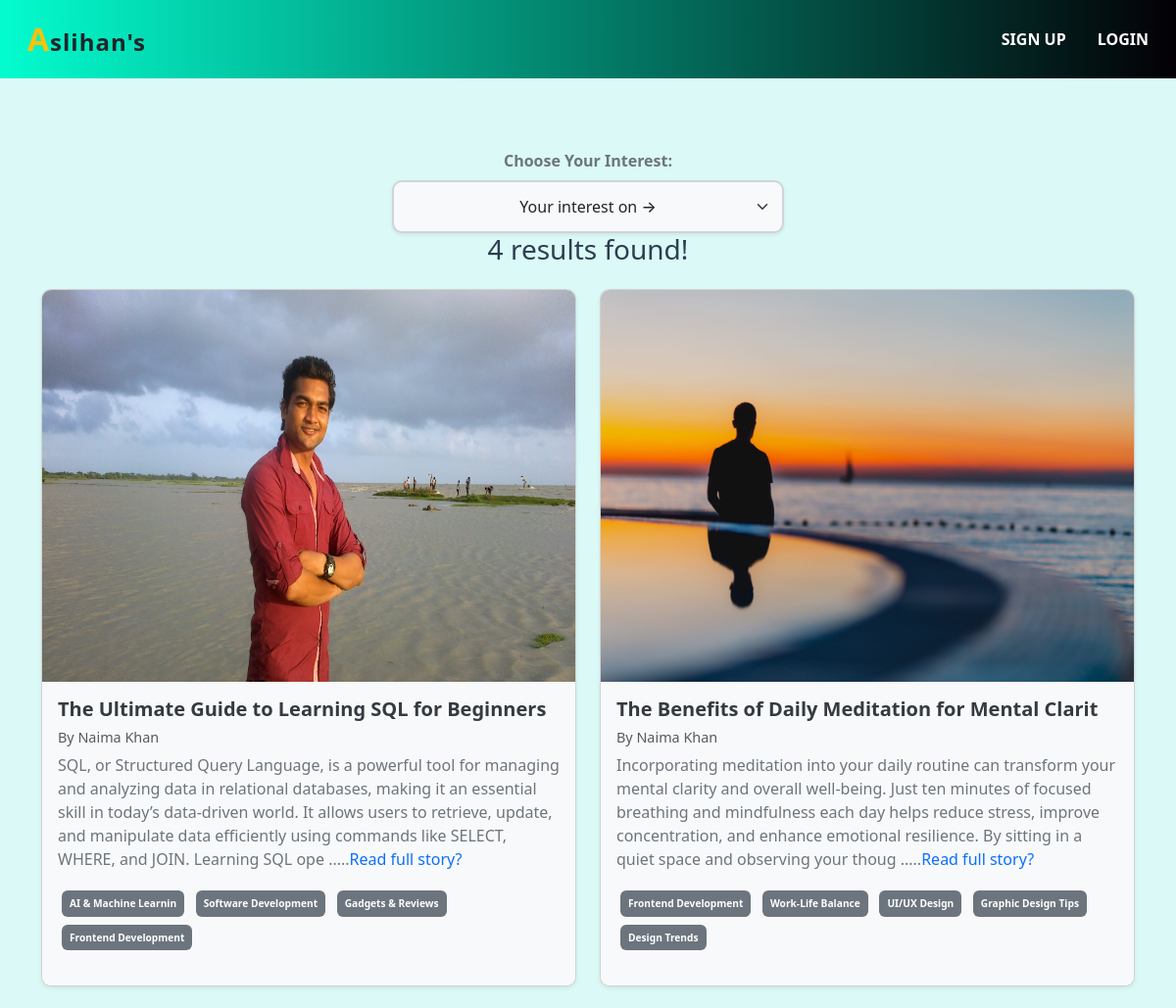
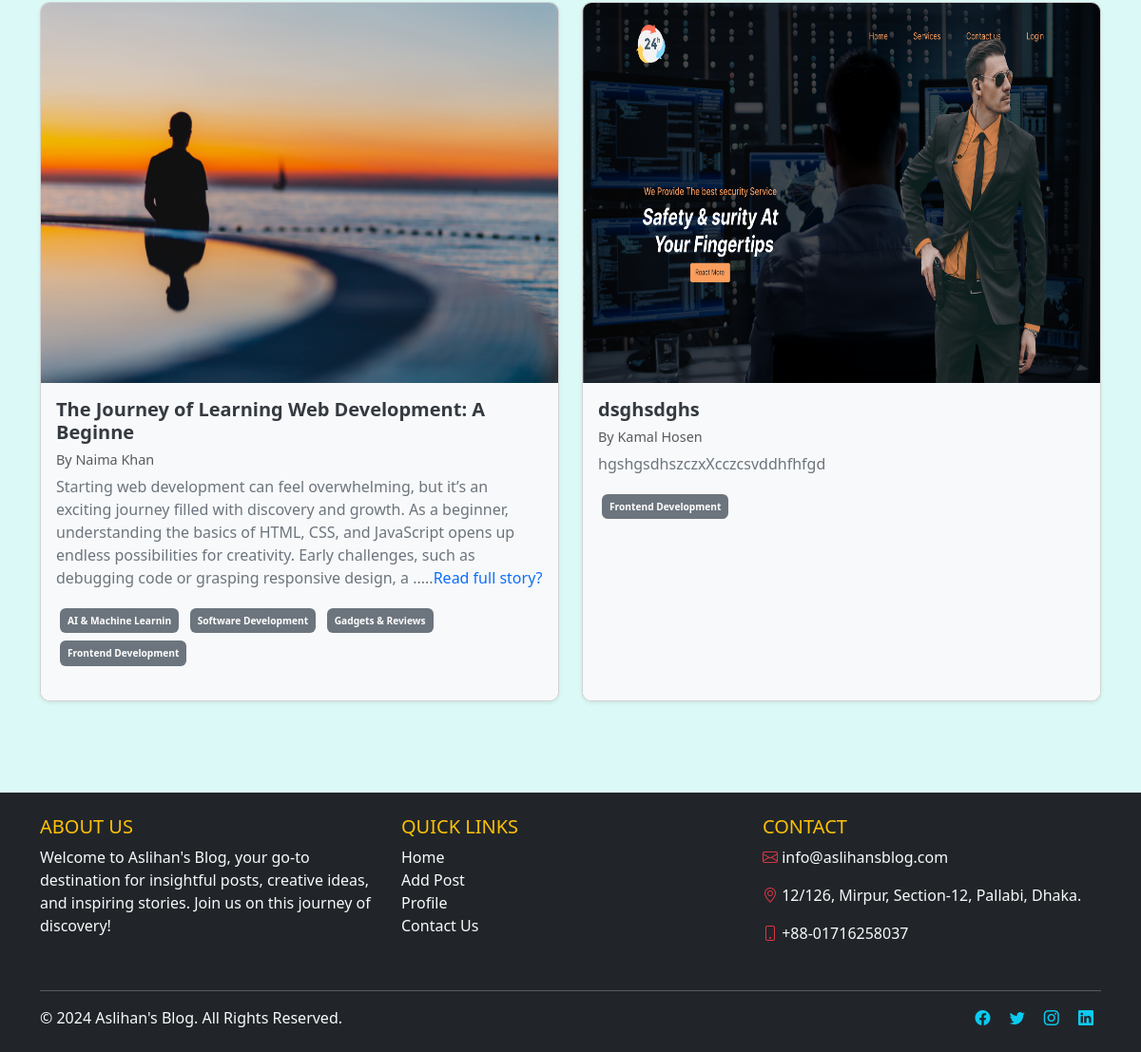
Screenshot of /category/frontend-development/ with the database file from the repository (2 pictures, top to bottom).
### posts/models.py (models this page shows, shortened)
class Post(models.Model):
    title = models.CharField(max_length=50)
    content = models.TextField()
    category = models.ManyToManyField(Category)
    author = models.ForeignKey(User, on_delete=models.CASCADE)
    image = models.ImageField(upload_to='post/', blank=True, null=True)

### categories/models.py (models this page shows, shortened)
class Category(models.Model):
    name = models.CharField(max_length=20)
    slug = models.CharField(max_length=100, unique=True, null=True, blank = True)

### django_simple_blog_project/views.py (the view)
# urls.py: 2. Add a URL to urlpatterns:  path('', views.home, name='home')
def home(request, category_slug=None):
    author = Author.objects.all()
    data = Post.objects.all()
    if category_slug is not  None:
        data = Post.objects.filter(category__slug=category_slug)
    categories = Category.objects.all()
    return render(request, 'index.html', {'data': data, 'category': categories})

### templates/index.html (shortened to what this page needs)
{% extends "base.html" %} {% block content %}
<div class="container my-4">
  <div class="dropdown-container text-center mb-4">
    <label for="categorySelect" class="form-label fw-bold text-secondary">Choose Your Interest:</label>
    <select
      id="categorySelect"
      class="form-select shadow-sm"
      aria-label="Default select example"
      onchange="location = this.value"
      style="
        max-width: 400px;
        margin: auto;
        padding: 0.8rem;
        font-size: 1rem;
        font-weight: 500;
        border-radius: 10px;
        border: 2px solid #ced4da;
        background-color: #f8f9fa;
        transition: all 0.3s ease;
      "
    >
      <option class="text-center" value="" selected>Your interest on →</option>
    </select>
    {% if data %}
    <h3>{{data | length}} results found!</h3>
    {% endif %}
  </div>
  <div class="row">
    {% for post in data %}
    <div class="col-md-6 mb-4">
      <div
        class="card shadow-sm h-100"
        style="border-radius: 10px; overflow: hidden; transition: transform 0.3s ease, box-shadow 0.3s ease;"
      >
        {% if post.image %}
        <img src="{{ post.image.url }}" class="card-img-top" style="height: 400px;" alt="...">
        {% endif %}
        <div class="card-body" style="background-color: #f8f9fa">
          <h5 class="card-title" style="font-weight: bold; color: #343a40">
            {{ post.title|slice:":50" }} {% if post.title|length > 50 %} ... {% endif %}
          </h5>
          <h6 class="text-muted" style="font-size: 0.9em">
            By {{ post.author.first_name }} {{ post.author.last_name }}
          </h6>
          <p class="card-text" style="color: #6c757d">
            {{ post.content|slice:":300" }}
            {% if post.content|length > 300 %}.....<a href="{% url 'post_details' post.id %}" class="text-decoration-none text-primary">Read full story?</a>{% endif %}
          </p>
          <div style="font-size: 0.85em; margin-bottom: 1rem">
            {% for cat in post.category.all %}
            <span
              class="badge p-2 m-1"
              style="background-color: #6c757d"
              >{{ cat.name }}</span>
            {% endfor %}
          </div>
        </div>
      </div>
    </div>
    {% endfor %}
  </div>
</div>
{% endblock %}

### templates/base.html (style rules this page uses)
html, body { height: 100%; margin: 0; background-color: #dbf9f6; color: #2c3e50; }
body { display: flex; flex-direction: column; }
.card { transition: transform 0.3s ease, box-shadow 0.3s ease; }

### rows the page displays
Post: image (picture), title "The Ultimate Guide to Learning SQL for Beginners", author.first_name "Naima", author.last_name "Khan", content "SQL, or Structured Query Language, is a powerful tool for managing and analyzing data in relational databases, making it an essential skill in today’s data-driven world. It allows users to retrieve, update, and manipulate data efficiently using commands like SELECT, WHERE, and JOIN. Learning SQL ope", shows "Read full story?"
Category: name "AI & Machine Learnin"
Category: name "Software Development"
Category: name "Gadgets & Reviews"
Category: name "Frontend Development"
Post: image (picture), title "The Benefits of Daily Meditation for Mental Clarit", author.first_name "Naima", author.last_name "Khan", content "Incorporating meditation into your daily routine can transform your mental clarity and overall well-being. Just ten minutes of focused breathing and mindfulness each day helps reduce stress, improve concentration, and enhance emotional resilience. By sitting in a quiet space and observing your thoug", shows "Read full story?"
Category: name "Work-Life Balance"
Category: name "UI/UX Design"
Category: name "Graphic Design Tips"
Category: name "Design Trends"
Post: image (picture), title "The Journey of Learning Web Development: A Beginne", author.first_name "Naima", author.last_name "Khan", content "Starting web development can feel overwhelming, but it’s an exciting journey filled with discovery and growth. As a beginner, understanding the basics of HTML, CSS, and JavaScript opens up endless possibilities for creativity. Early challenges, such as debugging code or grasping responsive design, a", shows "Read full story?"
Post: image (picture), title "dsghsdghs", author.first_name "Kamal", author.last_name "Hosen", content "hgshgsdhszczxXcczcsvddhfhfgd"

### other values shown
{{ data | length }} "4"
